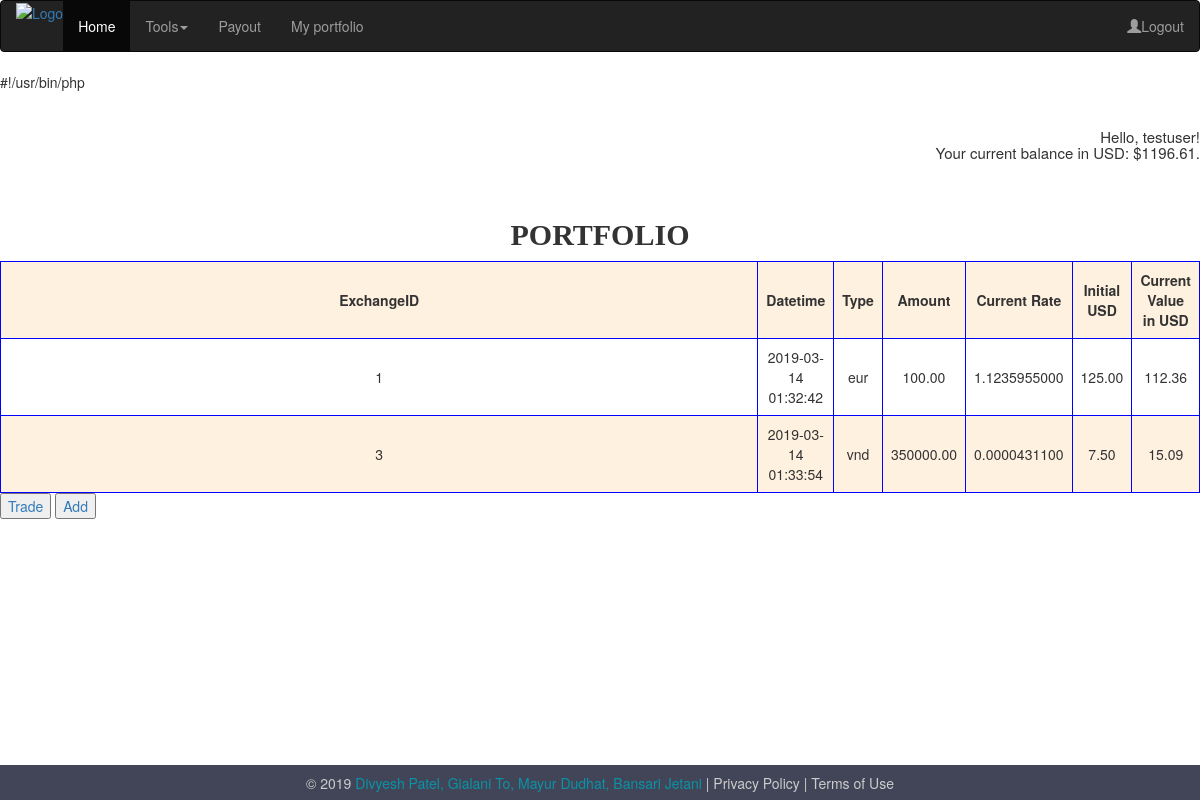
Before: /viewportfolio.php (signed in) with the older database file.
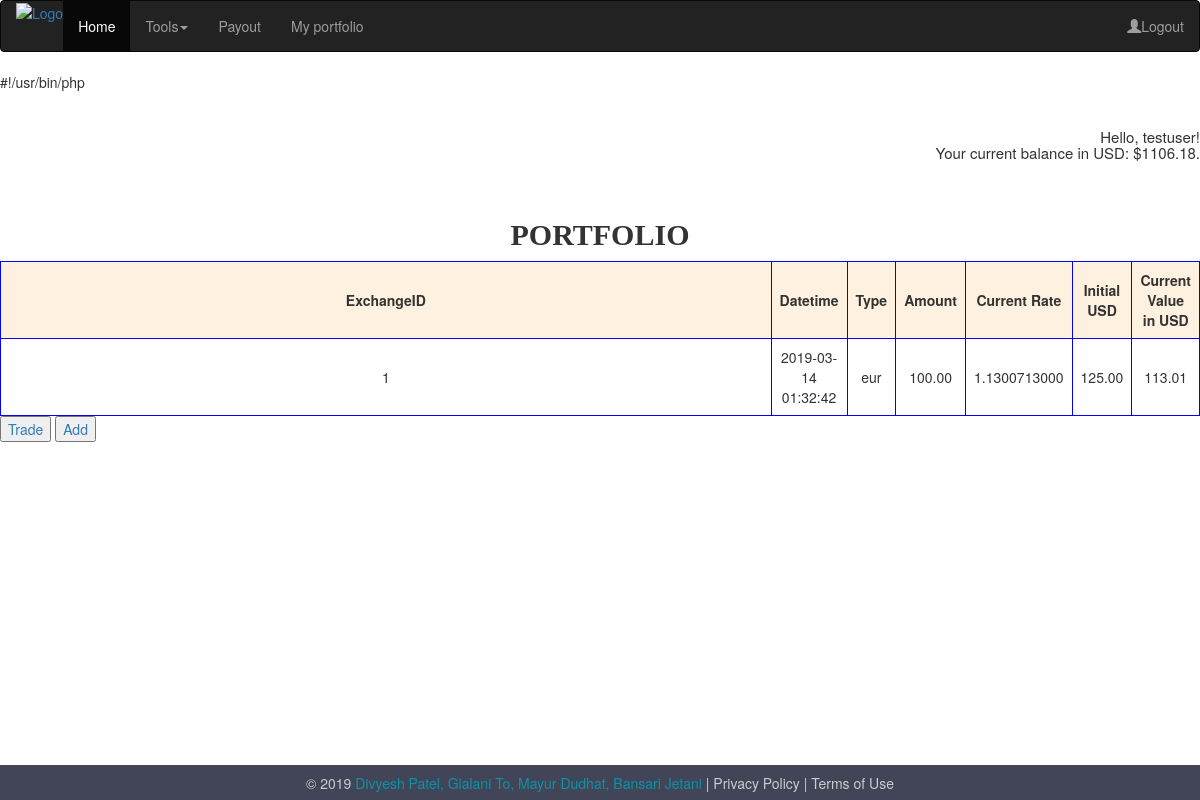
After: the same page with the newer database file.
### tables this page shows
CREATE TABLE `user` (
  `userid` int(11) NOT NULL AUTO_INCREMENT,
  `username` varchar(250) NOT NULL,
  `password` varchar(255) NOT NULL,
  `email` varchar(100) NOT NULL,
  `curr_bal` decimal(6,2) NOT NULL DEFAULT '0.00',
  PRIMARY KEY (`userid`)
);

CREATE TABLE `exchanges` (
  `exchangeid` int(11) NOT NULL AUTO_INCREMENT,
  `userid` int(11) NOT NULL,
  `toCurr` varchar(3) NOT NULL,
  `amount` decimal(15,2) NOT NULL,
  `datetime` timestamp NOT NULL DEFAULT CURRENT_TIMESTAMP,
  `initialUSD` decimal(10,2) DEFAULT NULL,
  `currentUSD` decimal(10,2) DEFAULT NULL,
  `rate` decimal(11,10) DEFAULT NULL,
  `status` varchar(1) DEFAULT NULL,
  PRIMARY KEY (`exchangeid`)
);

### viewportfolio.php (the view, shortened to what this page needs)
<!DOCTYPE html>
<html>
<head>
  <link rel="stylesheet" href="https://maxcdn.bootstrapcdn.com/bootstrap/3.4.0/css/bootstrap.min.css">
</head>
<body>
</head>
<body>
<nav class="navbar navbar-inverse">
  <div class="container-fluid">
    <div class="navbar-header">
      <a href="home.php">
     <img src="img/logo.png" alt="Logo" style="width:130px;"></a>
    </div>
    <ul class="nav navbar-nav">
      <li class="active"><a href="home.php">Home</a></li>
      <li class="dropdown"><a class="dropdown-toggle" data-toggle="dropdown" href="">Tools<span class="caret"></span></a>
      </li>
      <li><a href="paypal.php">Payout</a></li>
      <li><a href="viewportfolio.php">My portfolio</a></li>
    </ul>
    <ul class="nav navbar-nav navbar-right">
      <li><a href="logout.php"><span class="glyphicon glyphicon-user"></span>Logout</a></li>
    </ul>
  </div>
</nav>
  <footer>
      <p> &copy; 2019 <a style="color:#0a93a6; text-decoration:none;" href="home.php"> Divyesh Patel, Gialani To, Mayur Dudhat, Bansari Jetani </a>| Privacy Policy | Terms of Use </p>
  </footer>
<div id="topnav">
<?php
include ("functions.php") ;
$db = connectDB();
$username = $_SESSION["username"];
$OUT = "";
$s = "select * from user where username = '$username'";
($t = mysqli_query ( $db  , $s))  or die (mysqli_error($db));
while ( $r = mysqli_fetch_array($t, MYSQLI_ASSOC))
	{
			$curr_bal = $r ["curr_bal"];
			$OUT .= "<br> Hello, $username!";
			$OUT .=  "<br> Your current balance in USD: $$curr_bal.<br>";
	}
print "<h3>$OUT<h3>";
$userid = $_SESSION["userid"];
$s2 = "select * from exchanges where userID = '$userid' and status='A' order by datetime asc";
$t = mysqli_query ( $db  , $s2)  or die (mysqli_error($db));
 if (mysqli_num_rows($t)== 0 || $t == null) {
                print "You do not have any exchanges.";
        }
else{
print "<br><h2>PORTFOLIO</h2>";
print "<table id='portfolio'>";
		print "<tr> <th>ExchangeID</th> <th>Datetime</th> <th>Type</th> <th>Amount</th> <th>Current Rate</th> <th>Initial USD</th> <th>Current Value in USD</th> </tr>";
		while( $w = mysqli_fetch_array($t, MYSQLI_ASSOC))
		  {
			  $toCurr = $w ["toCurr"];
			  $amount = $w ["amount"];
			  $datetime = $w ["datetime"];
			  $exchangeID = $w["exchangeid"];
			$rate = $w["rate"];
			$initialUSD = $w["initialUSD"];
			$currentUSD = $w["currentUSD"];
			  print   "<tr>";
			  print   "<td>";
				  print   $exchangeID;
			  print   "</td>"  ;
			  print   "<td>";
				  print  $datetime;
			  print   "</td>"  ;
			  print   "<td>";
				  print   $toCurr;
			  print   "</td>"  ;
			  print   "<td>";
				  print   $amount;
			  print   "</td>"  ;
			print   "<td>";
				  print   $rate;
			  print   "</td>"  ;
			  print   "<td>";
				  print   $initialUSD;
			  print   "</td>"  ;
			print   "<td>";
				  print   $currentUSD;
			  print   "</td>"  ;
			  print   "</tr>";
		  }
  print "</table>";
}
?>
<button><a href ="trade.php">Trade</a></button>
<button><a href ="AddExchange.php">Add</a></button><br><br><br>
</div>
</body>
</html>

Changed rows visible on the page:
no longer on this page (row edited): exchanges: exchangeid "3", datetime "2019-03-14 01:33:54", toCurr "vnd", amount "350000.00", rate "0.0000431100", initialUSD "7.50", currentUSD "15.09"
changed user: curr_bal "1196.61" → "1106.18"
changed exchanges "eur": rate "1.1235955000" → "1.1300713000"; currentUSD "112.36" → "113.01"
